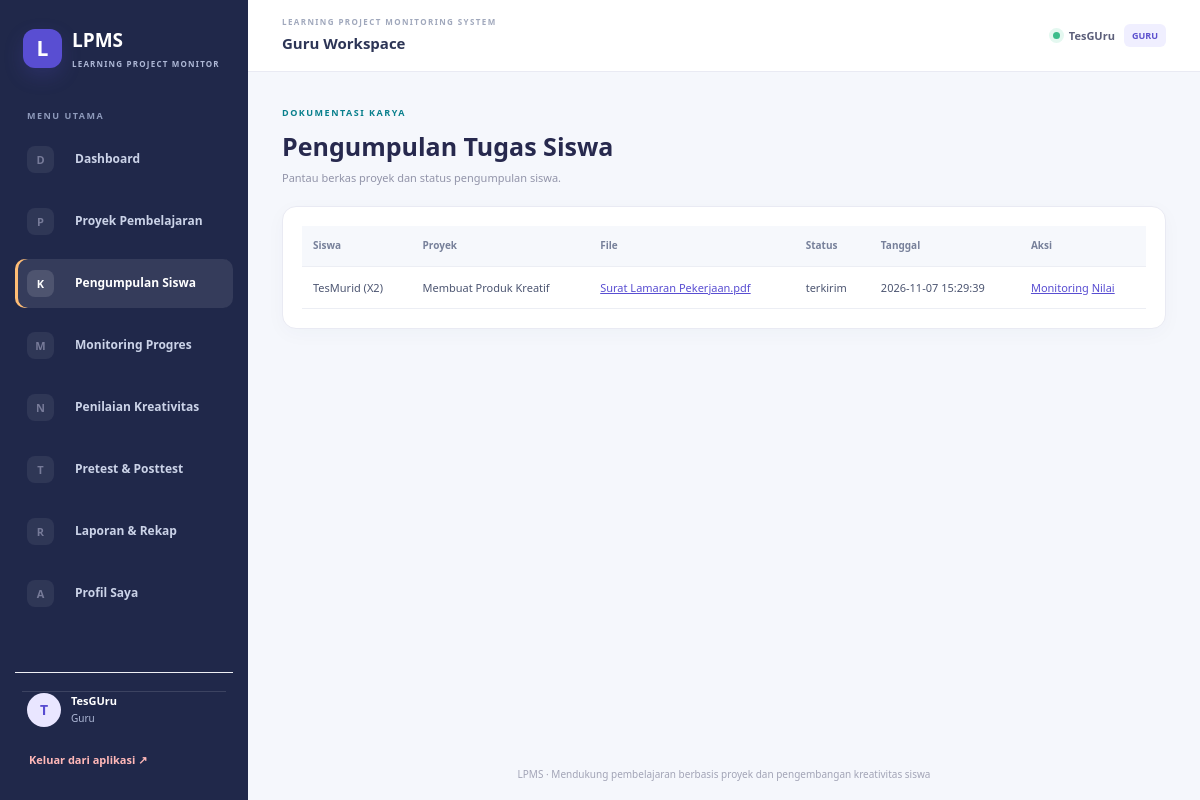
Screenshot of /index.php?page=submissions (signed in) with the database file from the repository.
### tables this page shows
CREATE TABLE `unggah_proyek` (
  `id` int NOT NULL,
  `proyek_id` int NOT NULL,
  `siswa_id` int NOT NULL,
  `nama_file` varchar(255) NOT NULL,
  `file_asli` varchar(255) NOT NULL,
  `catatan` text,
  `status` enum('terkirim','direvisi','diterima') DEFAULT 'terkirim',
  `uploaded_at` timestamp NULL DEFAULT CURRENT_TIMESTAMP
);

CREATE TABLE `user` (
  `id` int NOT NULL,
  `nama` varchar(120) NOT NULL,
  `username` varchar(60) NOT NULL,
  `password` varchar(255) NOT NULL,
  `role` enum('admin','guru','siswa') NOT NULL,
  `nis_nip` varchar(40) DEFAULT NULL,
  `kelas` varchar(80) DEFAULT NULL,
  `jurusan` varchar(80) DEFAULT NULL,
  `created_at` timestamp NULL DEFAULT CURRENT_TIMESTAMP
);

CREATE TABLE `proyek` (
  `id` int NOT NULL,
  `guru_id` int NOT NULL,
  `judul` varchar(180) NOT NULL,
  `deskripsi` text NOT NULL,
  `instruksi` text,
  `tanggal_mulai` date DEFAULT NULL,
  `tenggat` date DEFAULT NULL,
  `status` enum('draft','aktif','selesai') DEFAULT 'aktif',
  `created_at` timestamp NULL DEFAULT CURRENT_TIMESTAMP
);

### index.php (called while the page is built, shortened)
<?php
require_once __DIR__ . '/app/helpers.php';
$page = (string)($_GET['page'] ?? (isset($_SESSION['user_id']) ? 'dashboard' : 'home'));
$file = __DIR__ . '/app/pages/' . $page . '.php';
require __DIR__ . '/app/layout/header.php';
require $file;
require __DIR__ . '/app/layout/footer.php';

### app/helpers.php (called while the page is built, shortened)
<?php
function e($value): string
{
    return htmlspecialchars((string)$value, ENT_QUOTES, 'UTF-8');
}
function current_user(): array
{
    return $_SESSION['user'] ?? [];
}
function role(): string
{
    return current_user()['role'] ?? '';
}

### app/pages/submissions.php (the view, shortened to what this page needs)
<?php
if (role() === 'siswa') {
    $uid = (int)current_user()['id'];
    if ($_SERVER['REQUEST_METHOD'] === 'POST') {
        $pid = (int)($_POST['proyek_id'] ?? 0);
        $s = $pdo->prepare("SELECT id FROM proyek WHERE id=? AND status='aktif'");
        $s->execute([$pid]);
        if (!$s->fetch()) {
            flash('Proyek tidak tersedia.', 'error');
            redirect('index.php?page=submissions');
        }
        if (empty($_FILES['pdf']['name']) || $_FILES['pdf']['error'] !== UPLOAD_ERR_OK) {
            flash('Pilih file PDF yang valid.', 'error');
            redirect('index.php?page=submissions&project=' . $pid);
        }
        $f = $_FILES['pdf'];
        $ext = strtolower(pathinfo($f['name'], PATHINFO_EXTENSION));
        $mime = (new finfo(FILEINFO_MIME_TYPE))->file($f['tmp_name']);
        if ($ext !== 'pdf' || $mime !== 'application/pdf' || $f['size'] > MAX_UPLOAD_SIZE) {
            flash('File harus PDF dan maksimal 10 MB.', 'error');
            redirect('index.php?page=submissions&project=' . $pid);
        }
        if (!is_dir(UPLOAD_DIR)) mkdir(UPLOAD_DIR, 0755, true);
        $name = bin2hex(random_bytes(16)) . '.pdf';
        if (!move_uploaded_file($f['tmp_name'], UPLOAD_DIR . $name)) {
            flash('Gagal menyimpan file.', 'error');
            redirect('index.php?page=submissions&project=' . $pid);
        }
        $old = $pdo->prepare("SELECT nama_file FROM unggah_proyek WHERE proyek_id=? AND siswa_id=?");
        $old->execute([$pid, $uid]);
        $oldName = $old->fetchColumn();
        $sql = "INSERT INTO unggah_proyek(proyek_id,siswa_id,nama_file,file_asli,catatan,status) VALUES(?,?,?,?,?,'terkirim') ON DUPLICATE KEY UPDATE nama_file=VALUES(nama_file),file_asli=VALUES(file_asli),catatan=VALUES(catatan),status='terkirim',uploaded_at=CURRENT_TIMESTAMP";
        $pdo->prepare($sql)->execute([$pid, $uid, $name, basename($f['name']), post('catatan')]);
        if ($oldName && is_file(UPLOAD_DIR . $oldName)) @unlink(UPLOAD_DIR . $oldName);
        flash('PDF berhasil dikumpulkan.');
        redirect('index.php?page=submissions');
    }
    $projects = $pdo->query("SELECT id,judul FROM proyek WHERE status='aktif' ORDER BY judul")->fetchAll();
    $s = $pdo->prepare("SELECT u.*,p.judul FROM unggah_proyek u JOIN proyek p ON p.id=u.proyek_id WHERE u.siswa_id=? ORDER BY u.uploaded_at DESC");
    $s->execute([$uid]);
    $rows = $s->fetchAll();
} else {
    $sql = "SELECT u.*,p.judul,s.nama siswa,s.kelas FROM unggah_proyek u JOIN proyek p ON p.id=u.proyek_id JOIN `user` s ON s.id=u.siswa_id";
    if (role() === 'guru') $sql .= " WHERE p.guru_id=" . (int)current_user()['id'];
    $sql .= " ORDER BY u.uploaded_at DESC";
    $rows = $pdo->query($sql)->fetchAll();
}
?><div class="page-heading">
    <div><span class="eyebrow">DOKUMENTASI KARYA</span>
        <h1><?= role() === 'siswa' ? 'Pengumpulan Saya' : 'Pengumpulan Tugas Siswa' ?></h1>
        <p class="muted">Pantau berkas proyek dan status pengumpulan siswa.</p>
    </div><?php if (role() === 'siswa'): ?><button type="button" class="primary-button" data-open-modal="upload-modal">＋ Unggah Karya</button><?php endif; ?>
</div>
<div class="panel">
    <div class="table-wrap">
        <table>
            <tr><?php if (role() !== 'siswa'): ?><th>Siswa</th><?php endif; ?><th>Proyek</th>
                <th>File</th>
                <th>Status</th>
                <th>Tanggal</th><?php if (role() !== 'siswa'): ?><th>Aksi</th><?php endif; ?>
            </tr><?php foreach ($rows as $x): ?><tr><?php if (role() !== 'siswa'): ?><td><?= e($x['siswa']) ?> (<?= e($x['kelas']) ?>)</td><?php endif; ?><td><?= e($x['judul']) ?></td>
                    <td><a href="download.php?id=<?= $x['id'] ?>"><?= e($x['file_asli']) ?></a></td>
                    <td><?= e($x['status']) ?></td>
                    <td><?= e($x['uploaded_at']) ?></td>
                    <?php if (role() !== 'siswa'): ?>
                        <td><a href="index.php?page=monitoring&submission=<?= $x['id'] ?>" ">Monitoring</a>
                            <a href=" index.php?page=assessment&submission=<?= $x['id'] ?>">Nilai</a>
                        </td><?php endif; ?>
                </tr><?php endforeach; ?>
        </table>
    </div>
</div>

### assets/style.css (style rules this page uses)
* { box-sizing: border-box }
body { margin: 0; background: #f3f5fb; color: #1e293b; font: 15px/1.55 Inter, Segoe UI, Arial, sans-serif }
h1 { font-size: 27px; margin: 0 0 8px; color: #20264d }
.muted { color: #64748b }
.panel { background: #fff; border: 1px solid #e7eaf2; border-radius: 14px; padding: 22px; margin: 18px 0; box-shadow: 0 4px 16px #1e293b08 }
.table-wrap { overflow: auto }
table { border-collapse: collapse; width: 100%; min-width: 600px }
th, td { text-align: left; padding: 11px 10px; border-bottom: 1px solid #e5e7eb; vertical-align: top }
th { background: #f8fafc; color: #475569; font-size: 13px }
.eyebrow { font-size: 10px; font-weight: 850; letter-spacing: 1.7px; color: #665bd5 }
:root { --ink: #24264b; --muted: #8588a3; --purple: #594ed2; --line: #e9eaf3; --bg: #f5f6fb }
body { font-family: 'DM Sans', 'Segoe UI', Arial, sans-serif; color: var(--ink) }
a { color: var(--purple) }
.eyebrow { font-size: 10px; letter-spacing: 1.6px; font-weight: 800; color: #655bd1 }
.app-body { margin: 0; background: #f5f6fb; color: var(--ink); font-size: 14px }
.page-content h1 { font-size: 25px; color: #27294e; margin: 0 0 8px }
.page-content .muted { font-size: 11px; color: #9294a9 }
.panel { background: white; border: 1px solid var(--line); border-radius: 13px; padding: 21px; margin: 17px 0; box-shadow: 0 3px 12px #25254b05 }
table { border-collapse: collapse; width: 100%; min-width: 620px }
th, td { text-align: left; padding: 11px 10px; border-bottom: 1px solid #eceef4; vertical-align: top; font-size: 11px }
th { background: #f8f8fc; color: #6e718c; font-size: 10px; font-weight: 800 }
.role-guru { --role-accent: #087f8c; --role-soft: #e5f6f6; --role-banner: linear-gradient(115deg, #075d68, #0b9aa3 65%, #65c6c3) }
:root { --school-ink: #20284a; --school-muted: #7c849d; --school-line: #e7eaf3; --school-paper: #fff; --school-bg: #f5f7fc }
.app-body { background: var(--school-bg) }
.page-heading { display: flex; align-items: center; justify-content: space-between; gap: 20px; margin: 0 0 20px }
.page-heading h1 { margin: 5px 0 4px }
.page-heading p { margin: 0 }
.eyebrow { font-size: 9px; letter-spacing: 1.5px; font-weight: 850; color: var(--role-accent, #5548d9) }
.panel { margin: 14px 0; padding: 19px; border-radius: 14px; box-shadow: 0 5px 20px #28345c08 }
.table-wrap table { min-width: 680px }
.table-wrap th { background: #f6f8fc; color: #77809a; padding: 12px 11px }
.table-wrap td { padding: 12px 11px; color: #4c5571 }

### rows the page displays
unggah_proyek: siswa.nama "TesMurid", siswa.kelas "X2", proyek.judul "Membuat Produk Kreatif", file_asli "Surat Lamaran Pekerjaan.pdf", status "terkirim", uploaded_at "2026-11-07 15:29:39"

### other values shown
$icon "D"
$label "Dashboard"
$icon "P"
$label "Proyek Pembelajaran"
$icon "K"
$label "Pengumpulan Siswa"
$icon "M"
$label "Monitoring Progres"
$icon "N"
$label "Penilaian Kreativitas"
$icon "T"
$label "Pretest & Posttest"
$icon "R"
$label "Laporan & Rekap"
$icon "A"
